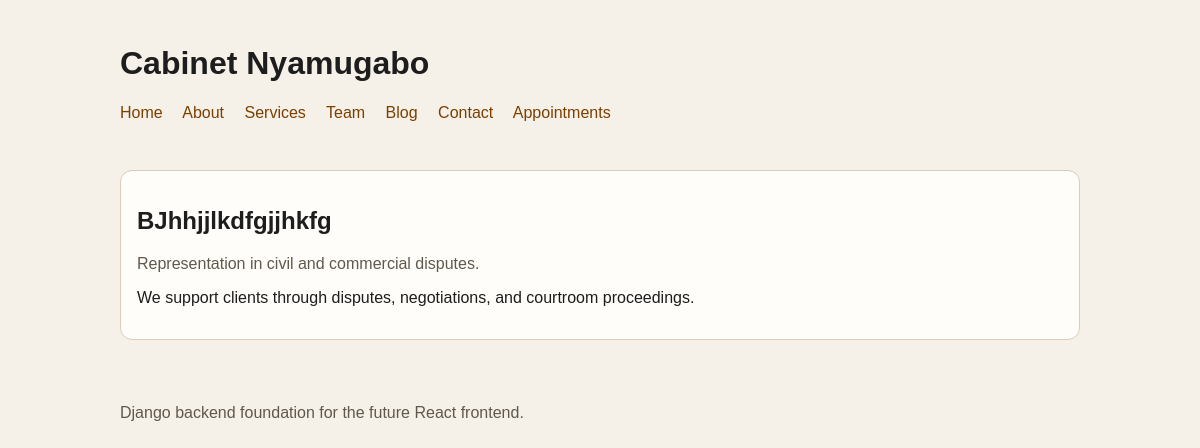
The app's page /services/litigation/ with its own data.
### services/models.py (models this page shows, shortened)
class Service(models.Model):
    title = models.CharField(max_length=150)
    slug = models.SlugField(max_length=170, unique=True, blank=True)
    short_description = models.CharField(max_length=255)
    description = models.TextField()
    image = models.ImageField(upload_to=get_upload_service_images_file_name)
    is_featured = models.BooleanField(default=False)
    order = models.PositiveIntegerField(default=0)
    created_at = models.DateTimeField(auto_now_add=True)
    updated_at = models.DateTimeField(auto_now=True)
    class Meta:
        ordering = ["order", "title"]

### services/views.py (the view)
# urls.py: path("<slug:slug>/", ServiceDetailView.as_view(), name="detail"),
class ServiceDetailView(DetailView):
    model = Service
    template_name = "services/service_detail.html"
    context_object_name = "service"

### templates/services/service_detail.html (shortened to what this page needs)
{% extends "base.html" %}
{% block content %}
<article class="card">
    <h2>{{ service.title }}</h2>
    <p class="muted">{{ service.short_description }}</p>
    <p>{{ service.description }}</p>
</article>
{% endblock %}

### templates/base.html (style rules this page uses)
body { font-family: Arial, sans-serif; margin: 0; background: #f5f1e8; color: #1d1d1d; }
.card { background: #fffdf9; border: 1px solid #d9cdbb; border-radius: 12px; padding: 1rem; }
.muted { color: #61584d; }

### records on screen
Service: title "BJhhjjlkdfgjjhkfg", short_description "Representation in civil and commercial disputes.", description "We support clients through disputes, negotiations, and courtroom proceedings."
